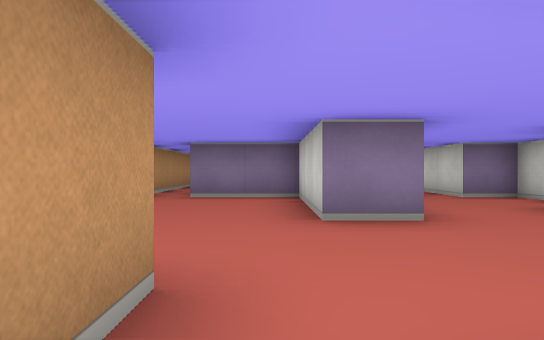
View 1 (above)

15 first-person views from a walk through a cub3D level. The camera is about half as high as the walls, looks level and sees 75° across. The floor is counted in squares. Each view is taken from the middle of a square. On the plan, view 1 faces up. The plan holds only what a view shows up to about 9 squares ahead; the rest is blank.

View 2
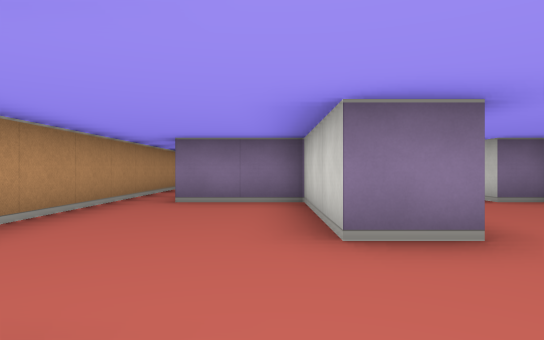

View 3
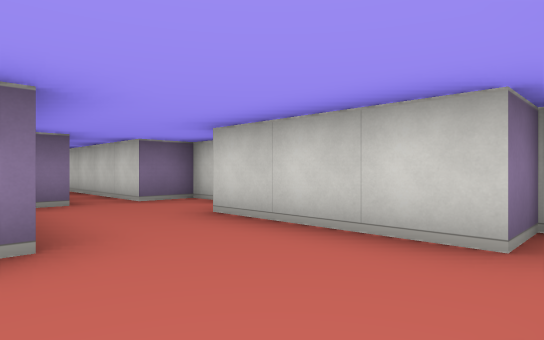

View 4
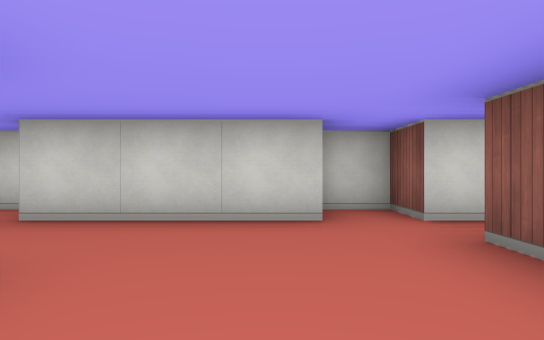

View 5
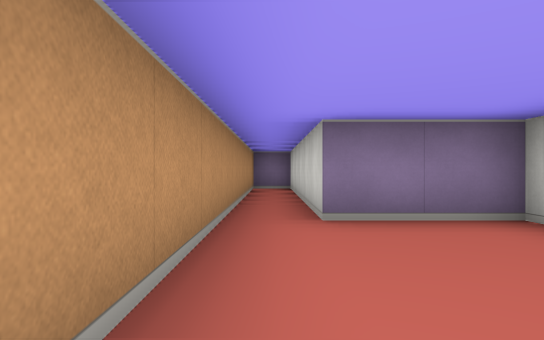

View 6
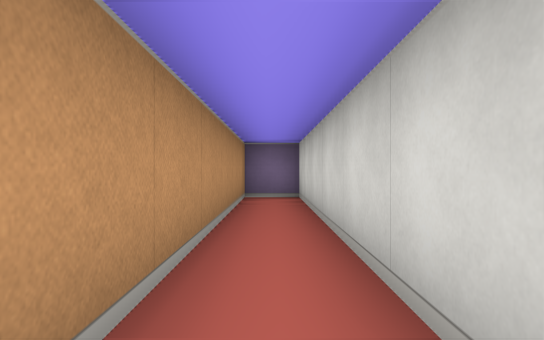

View 7
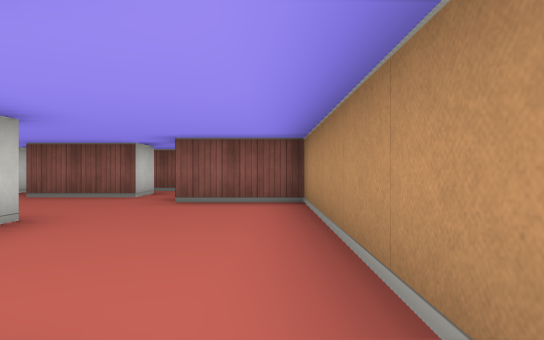

View 8
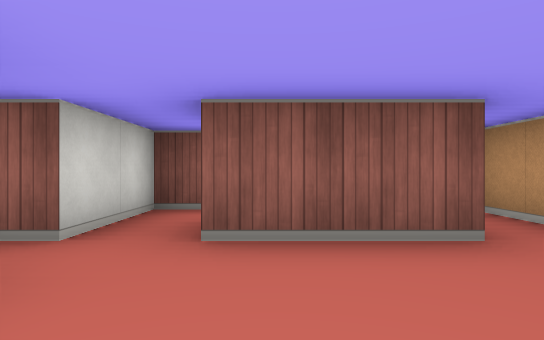

View 9
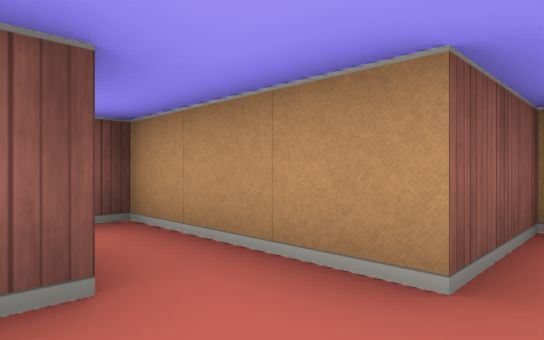

View 10
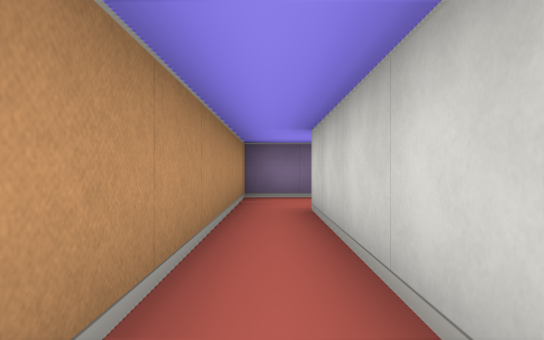

View 11
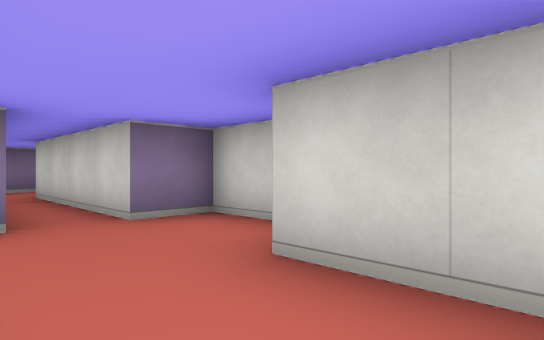

View 12
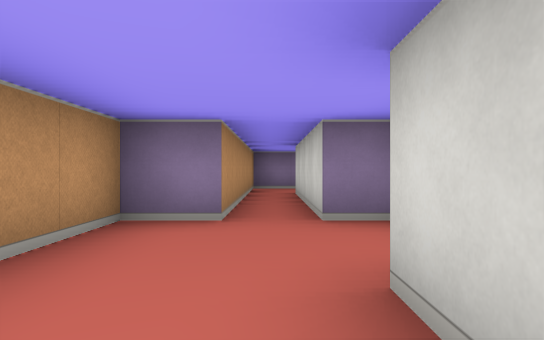

View 13
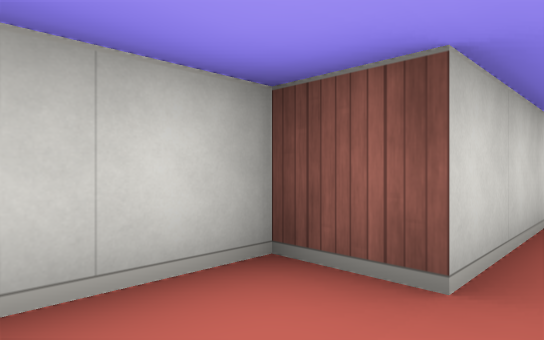

View 14
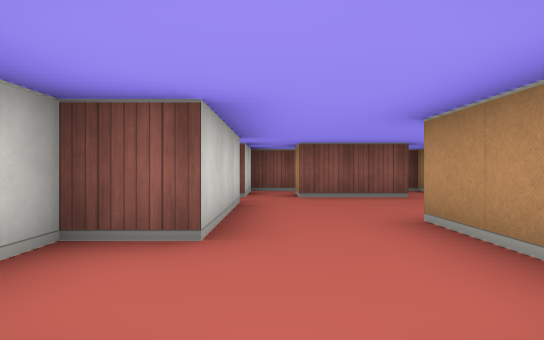

View 15
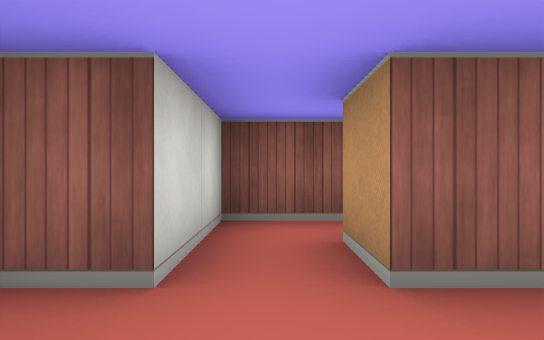

### Floor plan
Points are (right, up) in squares from view 1. A wall is a line through its corners. A room is listed if a view was taken in it or the views show most of it. See-through windows are left out.
Room 1 (views 1, 2, 3, 4, 5, 6, 7, 8, 9, 10, 11, 12, 15)
walls: (2.5, 6.5) (1.5, 6.5) (1.5, 3.5) (0.5, 3.5) (0.5, 6.5) (-1.5, 6.5) (-1.5, 12.5) (-2.5, 12.5) (-2.5, 1.5) (-0.5, 1.5) (-0.5, -0.5); (0.5, -0.5) (0.5, 0.5) (2.5, 0.5); (3.5, 0.5) (4.5, 0.5) (4.5, 1.5) (3.5, 1.5) (3.5, 4.5) (4.5, 4.5) (4.5, 6.5) (3.5, 6.5)
ways out: opening at (3, 7) to room 2; opening at (3, 0) to room 3; opening at (0, 0) to room 4
Room 2 (views 13, 14)
walls: (4, 12.5) (2.5, 12.5) (2.5, 6.5); (3.5, 6.5) (3.5, 10.5) (4.5, 10.5) (4.5, 11.9)
ways out: opening at (3, 7) to room 1
Room 3 (no view inside)
walls: (0.5, -1.5) (3.5, -1.5) (3.5, 0.5); (2.5, 0.5) (2.5, -0.5)
ways out: opening at (3, 0) to room 1; opening at (1.5, -1) to room 4
Room 4 (no view inside)
walls: (-0.5, -0.5) (-0.5, -1.5) (0.5, -1.5)
ways out: opening at (0, 0) to room 1; opening at (1.5, -1) to room 3

Where each view was taken, in squares from view 1:
view 1: 0 up, 0 right, facing up
view 2: 1 up, 0 right, facing up
view 3: 1 up, 1 right, facing up-right
view 4: 2 up, 0 right, facing right
view 5: 3 up, 2 left, facing up
view 6: 6 up, 2 left, facing up
view 7: 7 up, 2 left, facing down
view 8: 3 up, 2 right, facing down
view 9: 2 up, 1 right, facing down-left
view 10: 6 up, 3 right, facing up
view 11: 3 up, 2 right, facing up-right
view 12: 3 up, 3 right, facing up
view 13: 12 up, 3 right, facing down-right
view 14: 7 up, 3 right, facing down
view 15: 2 up, 3 right, facing down
